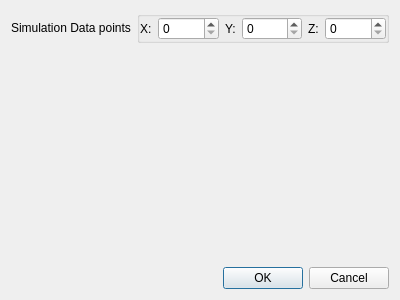
<?xml version="1.0" encoding="UTF-8"?>
<ui version="4.0">
 <class>SimulationSettingsDialog</class>
 <widget class="QDialog" name="SimulationSettingsDialog">
  <property name="geometry">
   <rect>
    <x>0</x>
    <y>0</y>
    <width>400</width>
    <height>300</height>
   </rect>
  </property>
  <property name="windowTitle">
   <string>Dialog</string>
  </property>
  <layout class="QGridLayout" name="gridLayout">
   <item row="0" column="0">
    <layout class="QFormLayout" name="formLayout_2">
     <property name="labelAlignment">
      <set>Qt::AlignLeading|Qt::AlignLeft|Qt::AlignTop</set>
     </property>
     <property name="formAlignment">
      <set>Qt::AlignLeading|Qt::AlignLeft|Qt::AlignTop</set>
     </property>
     <item row="0" column="0">
      <widget class="QLabel" name="label">
       <property name="sizePolicy">
        <sizepolicy hsizetype="Minimum" vsizetype="Minimum">
         <horstretch>0</horstretch>
         <verstretch>0</verstretch>
        </sizepolicy>
       </property>
       <property name="layoutDirection">
        <enum>Qt::LeftToRight</enum>
       </property>
       <property name="text">
        <string>Simulation Data points</string>
       </property>
       <property name="scaledContents">
        <bool>false</bool>
       </property>
       <property name="alignment">
        <set>Qt::AlignBottom|Qt::AlignLeading|Qt::AlignLeft</set>
       </property>
       <property name="wordWrap">
        <bool>false</bool>
       </property>
      </widget>
     </item>
     <item row="0" column="1">
      <widget class="QGroupBox" name="groupBox">
       <property name="sizePolicy">
        <sizepolicy hsizetype="Preferred" vsizetype="Minimum">
         <horstretch>0</horstretch>
         <verstretch>0</verstretch>
        </sizepolicy>
       </property>
       <property name="title">
        <string/>
       </property>
       <property name="alignment">
        <set>Qt::AlignLeading|Qt::AlignLeft|Qt::AlignVCenter</set>
       </property>
       <layout class="QHBoxLayout" name="horizontalLayout">
        <property name="leftMargin">
         <number>0</number>
        </property>
        <property name="topMargin">
         <number>0</number>
        </property>
        <property name="rightMargin">
         <number>0</number>
        </property>
        <property name="bottomMargin">
         <number>0</number>
        </property>
        <item>
         <widget class="QLabel" name="DatapointsXLabel">
          <property name="sizePolicy">
           <sizepolicy hsizetype="Maximum" vsizetype="Preferred">
            <horstretch>0</horstretch>
            <verstretch>0</verstretch>
           </sizepolicy>
          </property>
          <property name="text">
           <string>X:</string>
          </property>
         </widget>
        </item>
        <item>
         <widget class="QSpinBox" name="DatapointsXSpinBox">
          <property name="sizePolicy">
           <sizepolicy hsizetype="Minimum" vsizetype="Fixed">
            <horstretch>0</horstretch>
            <verstretch>0</verstretch>
           </sizepolicy>
          </property>
         </widget>
        </item>
        <item>
         <widget class="QLabel" name="DatapointsYLabel">
          <property name="sizePolicy">
           <sizepolicy hsizetype="Maximum" vsizetype="Preferred">
            <horstretch>0</horstretch>
            <verstretch>0</verstretch>
           </sizepolicy>
          </property>
          <property name="text">
           <string>Y:</string>
          </property>
         </widget>
        </item>
        <item>
         <widget class="QSpinBox" name="DatapointsYSpinBox"/>
        </item>
        <item>
         <widget class="QLabel" name="DatapointsZLabel">
          <property name="sizePolicy">
           <sizepolicy hsizetype="Maximum" vsizetype="Preferred">
            <horstretch>0</horstretch>
            <verstretch>0</verstretch>
           </sizepolicy>
          </property>
          <property name="text">
           <string>Z:</string>
          </property>
         </widget>
        </item>
        <item>
         <widget class="QSpinBox" name="DatapointsZSpinBox"/>
        </item>
       </layout>
      </widget>
     </item>
    </layout>
   </item>
   <item row="2" column="0">
    <widget class="QDialogButtonBox" name="buttonBox">
     <property name="orientation">
      <enum>Qt::Horizontal</enum>
     </property>
     <property name="standardButtons">
      <set>QDialogButtonBox::Cancel|QDialogButtonBox::Ok</set>
     </property>
    </widget>
   </item>
   <item row="1" column="0">
    <spacer name="verticalSpacer">
     <property name="orientation">
      <enum>Qt::Vertical</enum>
     </property>
     <property name="sizeType">
      <enum>QSizePolicy::MinimumExpanding</enum>
     </property>
     <property name="sizeHint" stdset="0">
      <size>
       <width>20</width>
       <height>40</height>
      </size>
     </property>
    </spacer>
   </item>
  </layout>
 </widget>
 <resources/>
 <connections>
  <connection>
   <sender>buttonBox</sender>
   <signal>accepted()</signal>
   <receiver>SimulationSettingsDialog</receiver>
   <slot>accept()</slot>
   <hints>
    <hint type="sourcelabel">
     <x>248</x>
     <y>254</y>
    </hint>
    <hint type="destinationlabel">
     <x>157</x>
     <y>274</y>
    </hint>
   </hints>
  </connection>
  <connection>
   <sender>buttonBox</sender>
   <signal>rejected()</signal>
   <receiver>SimulationSettingsDialog</receiver>
   <slot>reject()</slot>
   <hints>
    <hint type="sourcelabel">
     <x>316</x>
     <y>260</y>
    </hint>
    <hint type="destinationlabel">
     <x>286</x>
     <y>274</y>
    </hint>
   </hints>
  </connection>
 </connections>
</ui>
